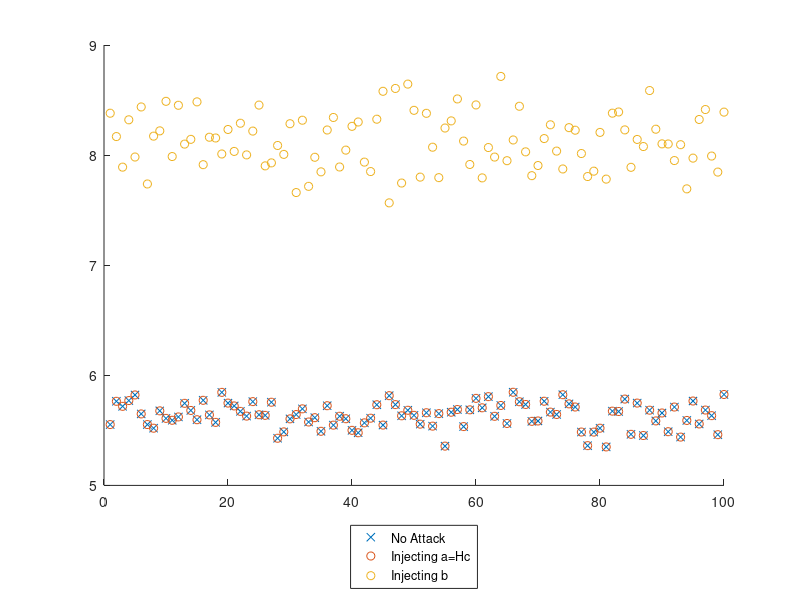

Write the MATLAB code that produced this figure. (Note: this script raises an error after producing the figure.)
clear all
close all

% Define size of H
m = 400;                            % Rows
n = 30;                             % Columns

y1 = zeros(1,100);
y2 = zeros(1,100);
y3 = zeros(1,100);

for i = 1:100
    H = rand(m,n);                  % Generate random matrix
    x = rand(n,1);
    z = rand(m,1);                  % Generate random noise
    y = H*x+z;

    % No attack
    xhat = pinv(H)*y;               % Calculate estimate
    normres = norm(y-H*xhat);
    y1(i) = normres;

    % Attack vector a=Hc - Good Attack
    c = rand(n,1);
    a = H*c;
    ya = y + a;                     % Add the attack vector
    xhata = pinv(H)*ya;             % Calculate estimate with attack
    normresa = norm(ya-H*xhata);    % Calculate the norm of the residual
    y2(i) = normresa;
    
    % Attack vector b - Bad Attack
    b = rand(m,1);
    yb = y + b;                     % Add the attack vector
    xhatb = pinv(H)*yb;             % Calculate estimate with attack
    normresb = norm(yb-H*xhatb);    % Calculate the norm of the residual
    y3(i) = normresb;
end

% Plot results
figure
x1 = linspace(1,100,100);
scatter(x1,y1,'x')
hold on
scatter(x1,y2)
scatter(x1,y3)
hold off
lgd = legend({'No Attack','Injecting a=Hc','Injecting b'},'Location','southoutside');
lgd.NumColumns = 3;
xlabel('Simulation number')
ylabel('Residual')
title('Comparing residuals of three scenarios')